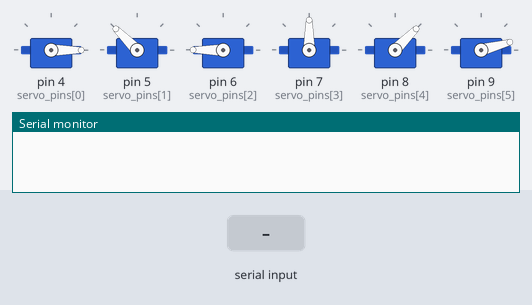
A sketch run on a simulated Arduino Uno, built with avr-gcc and run on an emulated ATmega328P. Shown: 6 × servo, the last lines printed to the serial monitor. Inputs (shaded band) come from the test bench.

Above: at 1.2 s.
1.3 s: ",\n" received over Serial
At 2.9 s:
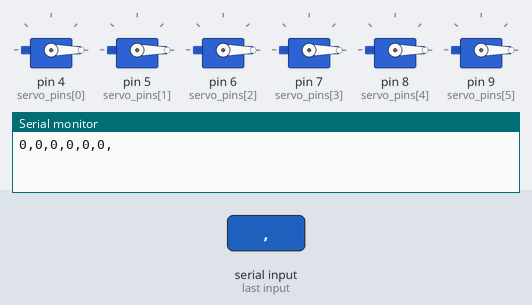
3.8 s: "90,45\n" received over Serial
At 6.0 s:
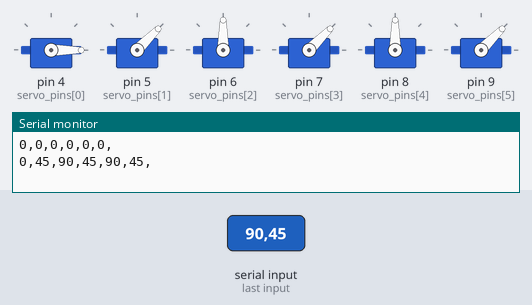
6.3 s: "30,150\n" received over Serial
At 7.9 s:
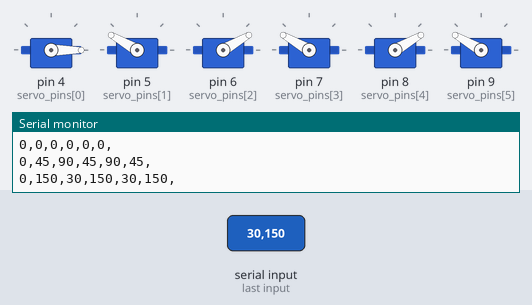
8.8 s: "90\n" received over Serial
At 11.0 s:
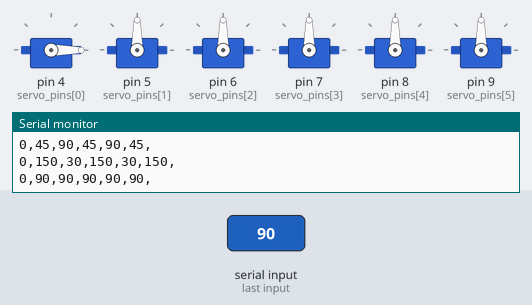
11.3 s: "200\n" received over Serial
At 12.9 s:
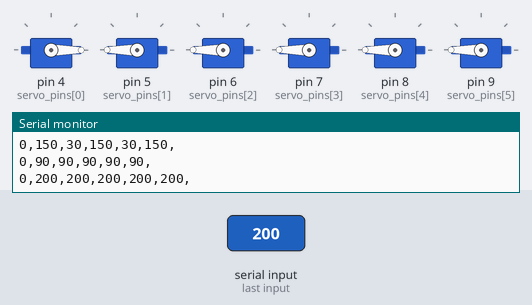
Timing chart, 0 to 14.4 s (numbered marks = the images above; inputs shaded):
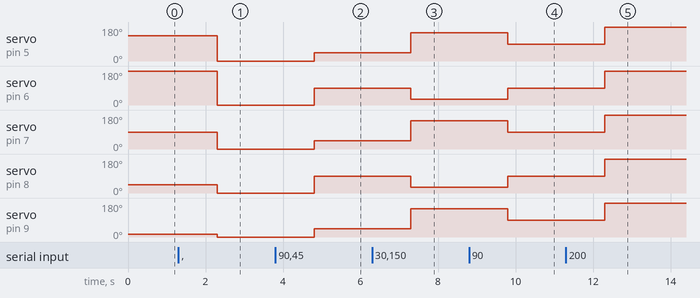

The sketch:

move_base-julia.ino
```cpp
#include <Servo.h>
#include <LinkedList.h>

Servo servos[] = {Servo(), Servo(), Servo(), Servo(), Servo(), Servo()};
int8_t servo_pins[] = {4, 5, 6, 7, 8, 9};
// initial joint angles (chosen to achieve a stable pose)
int32_t default_angles[] = {0, 135, 180, 90, 45, 15};
int32_t joint_angles[] = {0, 135, 180, 90, 45, 15};

// Use this to introduce latency in the response
unsigned long responseDelay = 1000; // ms

// declare support functions

// will retrieve servo angles
// so they can be output to servo ctrl pins
void retrieve_angles(String a_input, int32_t a_joint_angles[]);
void write_angles();

void setup()
{
  //Serial Port begin
  Serial.begin(115200);

  //Assign pins & set servo angles to home position
  for (int8_t idx = 0; idx < 6; idx++)
  {
    // Set default servo angles
    servos[idx].write(joint_angles[idx]);
    // Assign servo ctrl pins
    servos[idx].attach(servo_pins[idx]);
  }
}

//TODO - are we just re-setting default angles when we don't receive a ctrl string?
void loop()
{
  if (Serial.available() > 0)
  {
    delay(responseDelay);

    String arg_input = Serial.readStringUntil('\n');
    retrieve_angles(arg_input, joint_angles);

    // print_servo_angles();

    // TODO - bug - weird behaviour where arm moves to several random angles
    //              whenever write is attempted
    // TODO - bug - resolved random movement by moving write_angles()
    //              into Serial.available condition
    //              Figure out why write_angles() does the wacky

    // write designated angles as servo control signals
    if (joint_angles[0] >= 0)
    {
      write_angles();
    }
  }
}

//assign target angle signals to joints' servo controllers
void write_angles()
{
  Serial.flush();
  for (int idx = 0; idx < 6; idx++)
  {
    if (joint_angles[idx] >= 0)
    {
      servos[idx].write(joint_angles[idx]);
      Serial.print(joint_angles[idx]);
      Serial.print(",");
    }
  }
  Serial.println("");
}

// retrieve servo angles
// so they can be output to servo ctrl pins
void retrieve_angles(String a_input, int32_t a_joint_angles[])
{
  int32_t prev_delim_idx = 0; // will tell us where to start collecting an arg string
  int32_t next_delim_idx = 0; // will tell us where to stop collecting an arg string
  int32_t joint_angle;        // angle from arg string

  // find the next delimiter
  // so we can collect the string between previous and next
  next_delim_idx = a_input.indexOf(",", prev_delim_idx + 1);
  String arg_string = a_input.substring(prev_delim_idx + 1, next_delim_idx); // grab the substring between delimiters


  // collect joint angles from the input string
  // and, assign them to the joint angles array
  for (int32_t idx = 0; idx < 6; idx++)
  {
    // get joint angle from the last arg_string collected
    joint_angle = arg_string.toInt();

    // place the joint angle at the corresponding index
    // in the joint angles array
    a_joint_angles[idx] = joint_angle;

    // index where we found delimiter
    // is now the start of our search
    prev_delim_idx = next_delim_idx;

    // search for next comma delimiter, starting from prev delimeter
    next_delim_idx = a_input.indexOf(",", prev_delim_idx + 1);

    // grab the substring between delimiters
    arg_string = a_input.substring(prev_delim_idx + 1, next_delim_idx);
    // Serial.print(" (" + arg_string + ") ");
  }
}

// print angles assigned to all servo ctrl pins
void print_servo_angles()
{
  Serial.print(joint_angles[0]); Serial.print(" ");
  Serial.print(joint_angles[1]); Serial.print(" ");
  Serial.print(joint_angles[2]); Serial.print(" ");
  Serial.print(joint_angles[3]); Serial.print(" ");
  Serial.print(joint_angles[4]); Serial.print(" ");
  Serial.print(joint_angles[5]); Serial.print(" ");
  Serial.println();
}
```

Measured:
- after the input at 1.3 s, servo on pin 5 (servo_pins[1]): 135° → 0° after 1.0 s; servo on pin 6 (servo_pins[2]): 180° → 0° after 1.0 s; servo on pin 7 (servo_pins[3]): 90° → 0° after 1.0 s; servo on pin 8 (servo_pins[4]): 45° → 0° after 1.0 s; servo on pin 9 (servo_pins[5]): 15° → 0° after 1.0 s
- after the input at 3.8 s, servo on pin 5 (servo_pins[1]), servo on pin 7 (servo_pins[3]), servo on pin 9 (servo_pins[5]): 0° → 45° after 1.0 s; servo on pin 6 (servo_pins[2]), servo on pin 8 (servo_pins[4]): 0° → 90° after 1.0 s
- after the input at 6.3 s, servo on pin 5 (servo_pins[1]), servo on pin 7 (servo_pins[3]), servo on pin 9 (servo_pins[5]): 45° → 150° after 1.0 s; servo on pin 6 (servo_pins[2]), servo on pin 8 (servo_pins[4]): 90° → 30° after 1.0 s
- after the input at 8.8 s, servo on pin 5 (servo_pins[1]), servo on pin 7 (servo_pins[3]), servo on pin 9 (servo_pins[5]): 150° → 90° after 1.0 s; servo on pin 6 (servo_pins[2]), servo on pin 8 (servo_pins[4]): 30° → 90° after 1.0 s
- after the input at 11.3 s, servo on pin 5 (servo_pins[1]), servo on pin 6 (servo_pins[2]), servo on pin 7 (servo_pins[3]), servo on pin 8 (servo_pins[4]), servo on pin 9 (servo_pins[5]): 90° → 180° after 1.0 s
